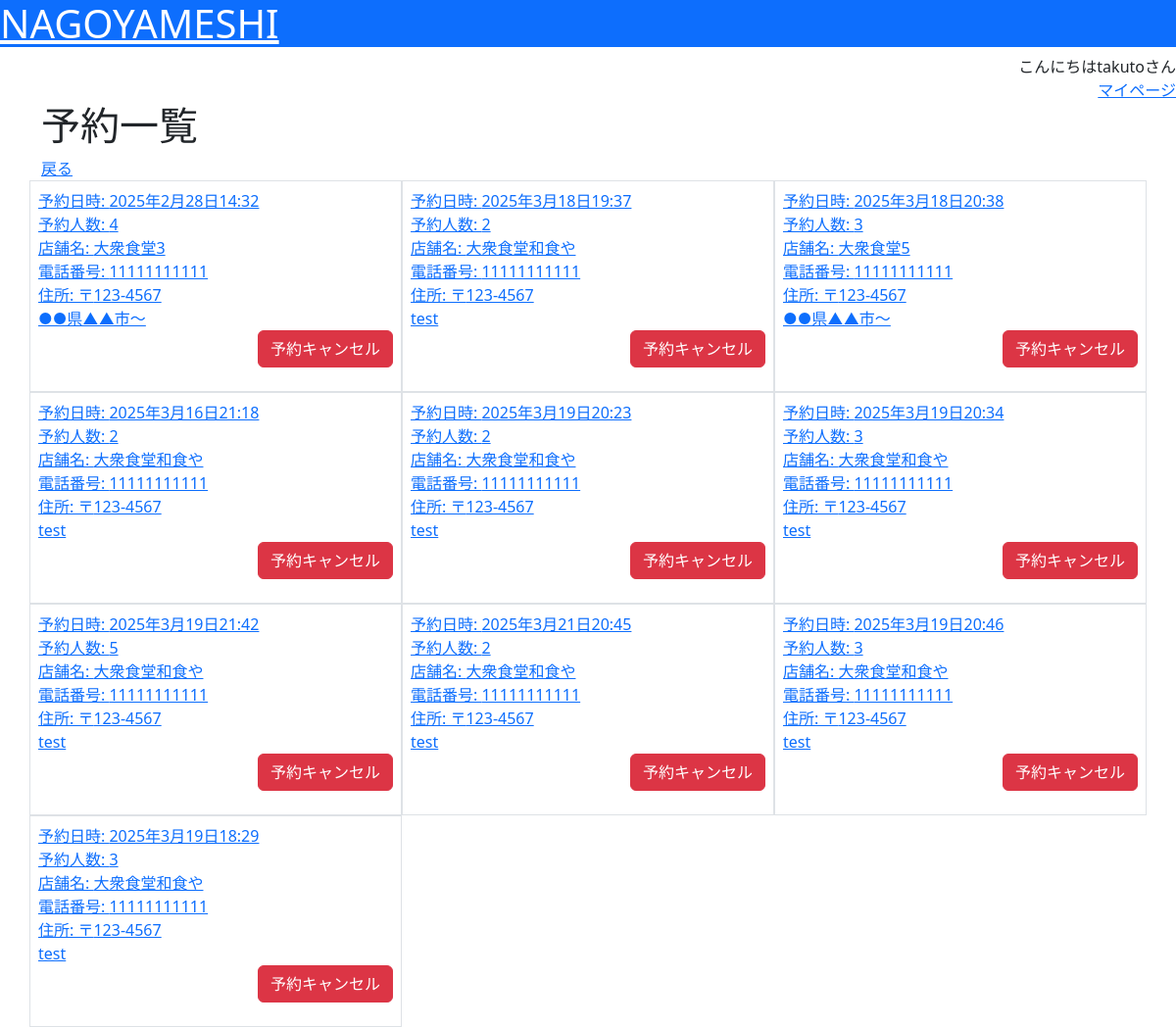
The page /mypage/reservation/ (signed in) on the database as committed earlier.
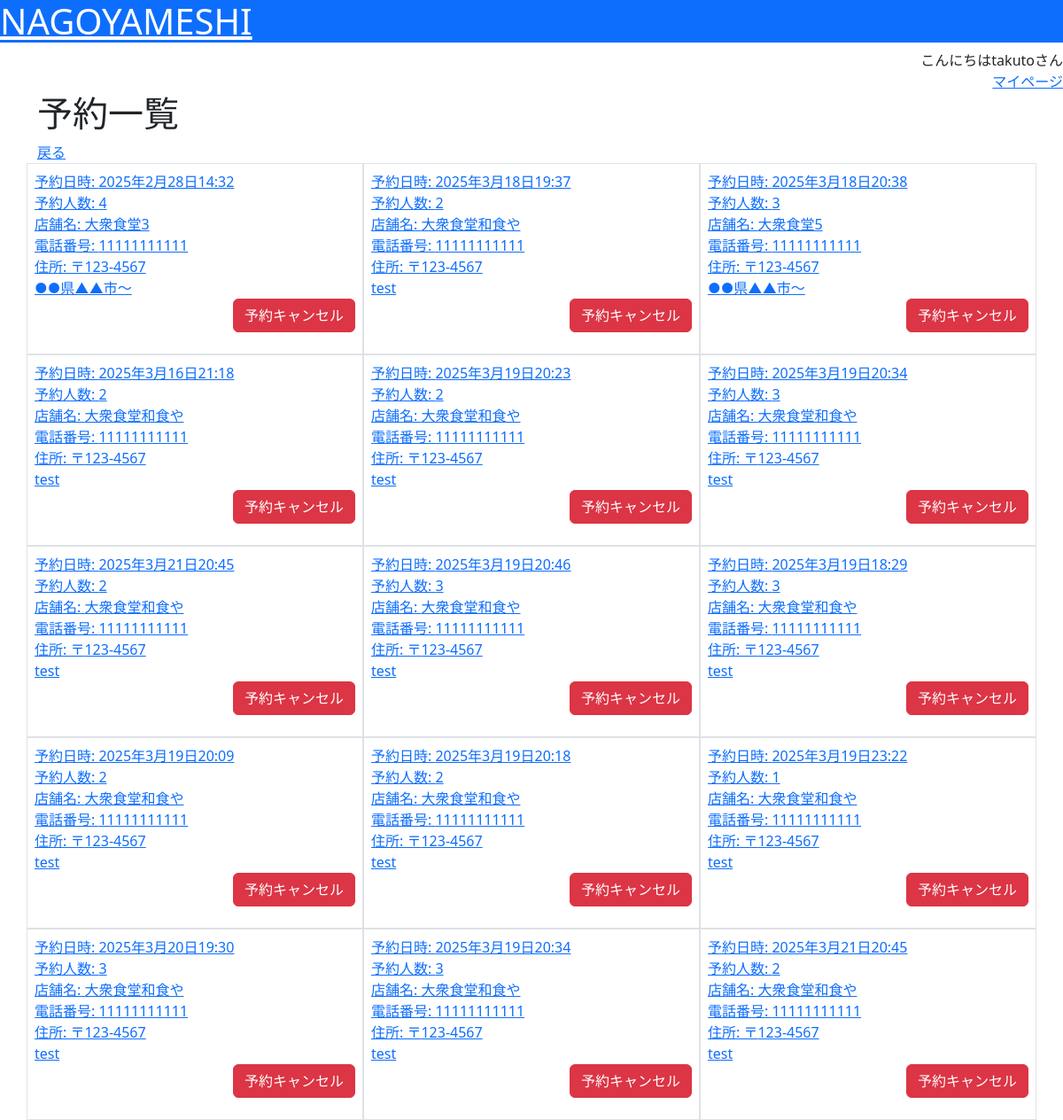
The same page on the database as committed later.
### nagoyameshi/models.py (models this page shows, shortened)
class Reservation(models.Model):
    user = models.ForeignKey(User, verbose_name="予約者", on_delete=models.CASCADE)
    restaurant = models.ForeignKey(Restaurant, verbose_name="店舗", on_delete=models.CASCADE)
    datetime = models.DateTimeField(verbose_name="予約日時")
    headcount = models.PositiveIntegerField(verbose_name="人数")
    created_at = models.DateTimeField(verbose_name="作成日時", default=timezone.now)
    updated_at = models.DateTimeField(verbose_name="更新日時", auto_now=True)

class Restaurant(models.Model):
    category = models.ForeignKey(Category, verbose_name="カテゴリ", on_delete=models.CASCADE)
    name = models.CharField(verbose_name="名前", max_length=50)
    if settings.DEBUG:
        image = models.ImageField(verbose_name="画像", upload_to="media_local/restaurant/")
    else:
        image = CloudinaryField('image')
    description = models.CharField(verbose_name="店舗説明", max_length=500)
    start_at = models.TimeField(verbose_name="営業開始時間", default=timezone.now)
    end_at = models.TimeField(verbose_name="営業終了時間", default=timezone.now)
    cost = models.PositiveIntegerField(verbose_name="価格帯")
    post_code = models.CharField(verbose_name="郵便番号", max_length=8)
    address = models.CharField(verbose_name="住所", max_length=100)
    tel = models.CharField(verbose_name="電話番号", max_length=11)
    created_at = models.DateTimeField(verbose_name="作成日時", default=timezone.now)
    updated_at = models.DateTimeField(verbose_name="更新日時", auto_now=True)
    capacity = models.PositiveIntegerField(verbose_name="収容人数", default=20)
    def __str__ (self):
        return self.name

### nagoyameshi/views.py (the view)
# urls.py: path("mypage/reservation/", views.ReservationListView.as_view(), name="reservation_list"),
class ReservationListView(ListView):
    model = Reservation
    template_name = "nagoyameshi/reservation_list.html"
    def get_context_data(self, **kwargs):
        context = super().get_context_data(**kwargs)
        context["object_list"] = Reservation.objects.filter(user=self.request.user)
        return context

### nagoyameshi/templates/nagoyameshi/reservation_list.html (shortened to what this page needs)
{% extends "base.html" %}
{% block content %}
<h1>予約一覧</h1>
<a href="{% url 'mypage' %}">戻る</a>
<div class="row">
    {% for reservation in object_list %}
    <div class="col-4 border p-2">
        <a href="{% url 'detail' reservation.restaurant.id %}" >
            <div>予約日時: {{ reservation.datetime }}</div>
            <div>予約人数: {{ reservation.headcount }}</div>
            <div>店舗名: {{ reservation.restaurant }}</div>
            <div>電話番号: {{ reservation.restaurant.tel }}</div>
            <div>
                住所: 〒{{ reservation.restaurant.post_code }}<br>
                {{ reservation.restaurant.address }}
            </div>
        </a>
        <form action="{% url 'reservation_cancel' reservation.id %}" method="post" class="text-end">
            <input class="btn btn-danger" type="submit" value="予約キャンセル">
        </form>
    </div>
    {% endfor %}
</div>
{% endblock %}

Rows that differ between the two databases and show on the page:
removed Reservation: datetime "2025年3月19日21:42", headcount "5", restaurant "大衆食堂和食や", restaurant.tel "11111111111", restaurant.post_code "123-4567", restaurant.address "test"
added Reservation: datetime "2025年3月19日20:09", headcount "2", restaurant "大衆食堂和食や", restaurant.tel "11111111111", restaurant.post_code "123-4567", restaurant.address "test"
added Reservation: datetime "2025年3月19日20:18", headcount "2", restaurant "大衆食堂和食や", restaurant.tel "11111111111", restaurant.post_code "123-4567", restaurant.address "test"
added Reservation: datetime "2025年3月19日23:22", headcount "1", restaurant "大衆食堂和食や", restaurant.tel "11111111111", restaurant.post_code "123-4567", restaurant.address "test"
added Reservation: datetime "2025年3月20日19:30", headcount "3", restaurant "大衆食堂和食や", restaurant.tel "11111111111", restaurant.post_code "123-4567", restaurant.address "test"
added Reservation: datetime "2025年3月19日20:34", headcount "3", restaurant "大衆食堂和食や", restaurant.tel "11111111111", restaurant.post_code "123-4567", restaurant.address "test"
added Reservation: datetime "2025年3月21日20:45", headcount "2", restaurant "大衆食堂和食や", restaurant.tel "11111111111", restaurant.post_code "123-4567", restaurant.address "test"
